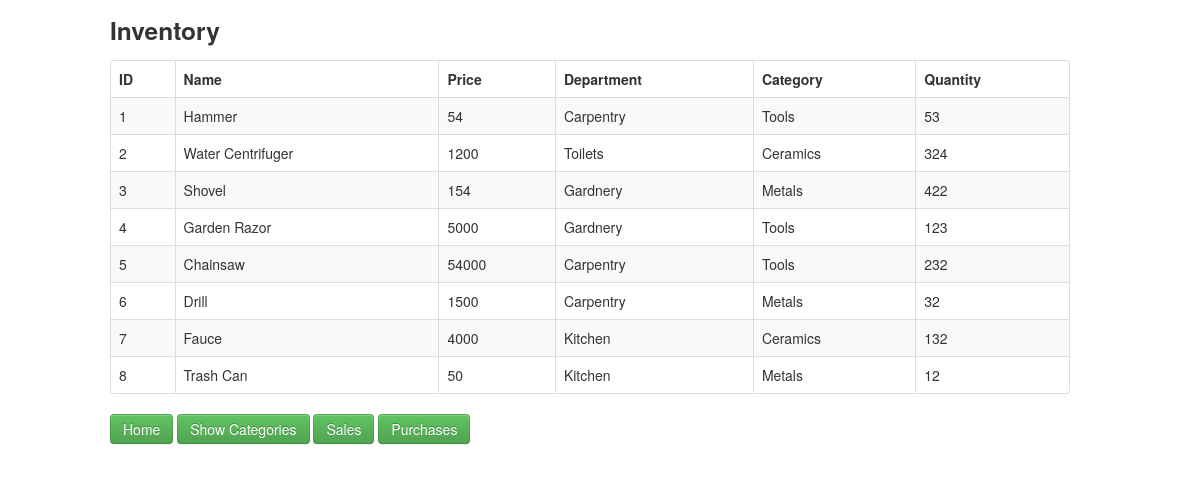
The page /Tarea1/inventory.php on the database as committed earlier.
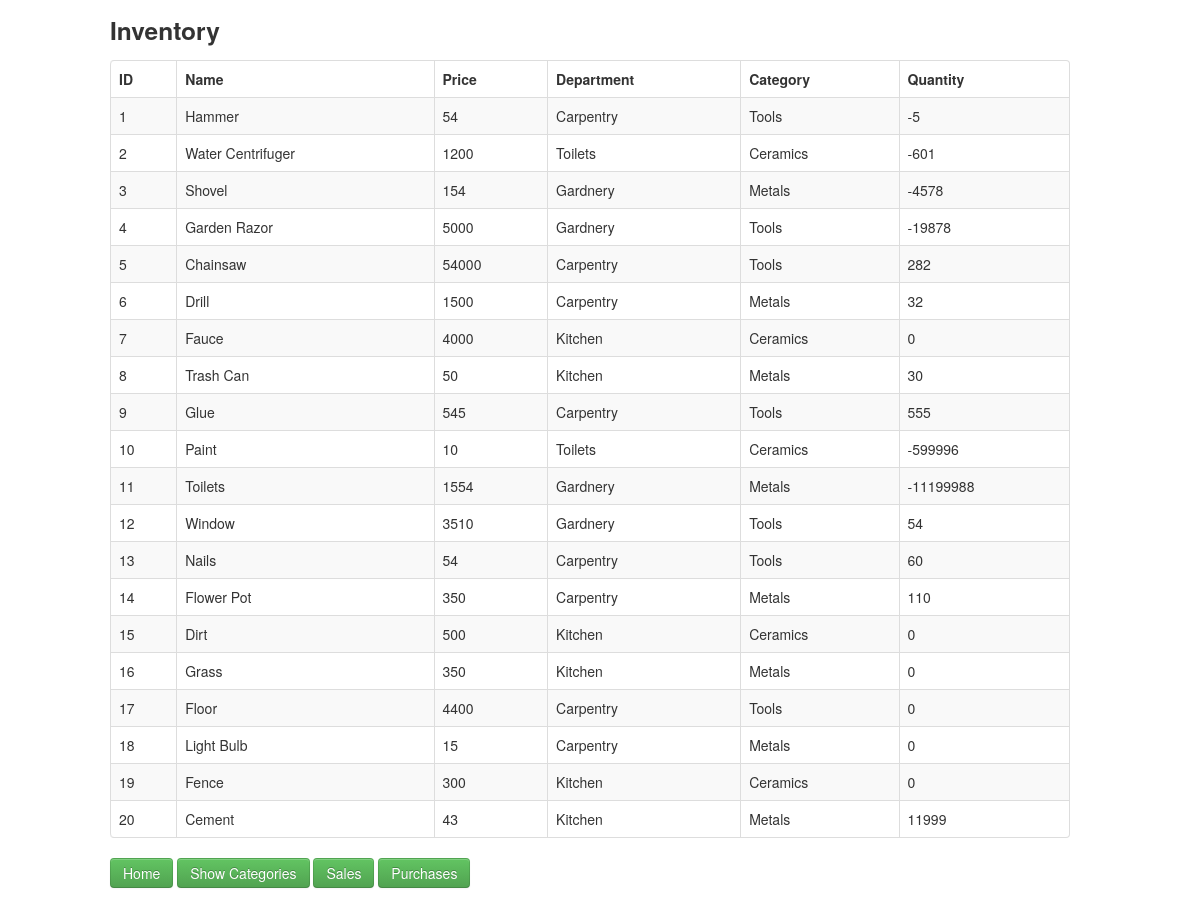
The same page on the database as committed later.
### tables this page shows
CREATE TABLE `product` (
  `Id` int(11) NOT NULL AUTO_INCREMENT,
  `name` varchar(30) DEFAULT NULL,
  `price` int(11) DEFAULT NULL,
  `department` int(11) DEFAULT NULL,
  `category` int(11) DEFAULT NULL,
  `orders` int(11) DEFAULT NULL,
  PRIMARY KEY (`Id`),
  KEY `department` (`department`),
  KEY `category` (`category`),
  CONSTRAINT `product_ibfk_1` FOREIGN KEY (`department`) REFERENCES `department` (`Id`) ON DELETE CASCADE ON UPDATE CASCADE,
  CONSTRAINT `product_ibfk_2` FOREIGN KEY (`category`) REFERENCES `category` (`Id`) ON DELETE CASCADE ON UPDATE CASCADE
);

CREATE TABLE `department` (
  `Id` int(11) NOT NULL AUTO_INCREMENT,
  `name` varchar(30) DEFAULT NULL,
  PRIMARY KEY (`Id`)
);

CREATE TABLE `category` (
  `Id` int(11) NOT NULL AUTO_INCREMENT,
  `name` varchar(30) DEFAULT NULL,
  PRIMARY KEY (`Id`)
);

CREATE TABLE `inventory` (
  `Id` int(11) NOT NULL AUTO_INCREMENT,
  `product` int(11) DEFAULT NULL,
  `quantity` int(11) DEFAULT NULL,
  PRIMARY KEY (`Id`),
  KEY `product` (`product`),
  CONSTRAINT `inventory_ibfk_1` FOREIGN KEY (`product`) REFERENCES `product` (`Id`) ON DELETE CASCADE ON UPDATE CASCADE
);

### Tarea1/inventory.php (the view, shortened to what this page needs)
<!DOCTYPE html>
<html lang="en">
	<head>
	    <link   href="css/bootstrap.min.css" rel="stylesheet">
	</head>
	<body>
	    <div class="container">
				<div class="row">
		   			<h3>Inventory</h3>
		   		</div>
				<div class="row">
					<table class="table table-striped table-bordered">
			            <thead>
			                <tr>
			                	<th>ID</th>
			                	<th>Name</th>
			                	<th>Price</th>
			                	<th>Department</th>
	                        	<th>Category</th>
	                        	<th>Quantity</th>
			                </tr>
			            </thead>
			            <tbody>
			              	<?php
						   	$pdo = Database::connect();
						   	$sql = 'SELECT product.Id, product.name, product.price, department.name AS "department", category.name AS "category", inventory.quantity FROM product INNER JOIN department ON product.department = department.Id INNER JOIN category on product.category = category.Id inner join inventory ON inventory.product = product.Id ORDER BY product.Id';
						   	foreach ($pdo->query($sql) as $row) {
								echo '<tr>';
	    					   	echo '<td>'. $row['Id'] . '</td>';
	    					  	echo '<td>'. $row['name'] . '</td>';
	    					  	echo '<td>'. $row['price'] . '</td>';
	    					  	echo '<td>'. $row['department'] . '</td>';
	    					  	echo '<td>'. $row['category'] . '</td>';
	    					  	echo '<td>'. $row['quantity'] . '</td>';
							  	echo '</tr>';
						    }
						  	?>
					    </tbody>
		            </table>
		            <p>
						<a href="index.php" class="btn btn-success">Home</a>
						<a href="showCategories.php" class="btn btn-success">Show Categories</a>
						<a href="sales.php" class="btn btn-success">Sales</a>
						<a href="purchase.php" class="btn btn-success">Purchases</a>
					</p>
	    	</div>
	    </div>
	</body>
</html>

Rows that differ between the two databases and show on the page:
changed product "Hammer": inventory.quantity "53" → "-5"
changed product "Water Centrifuger": inventory.quantity "324" → "-601"
changed product "Shovel": inventory.quantity "422" → "-4578"
changed product "Garden Razor": inventory.quantity "123" → "-19878"
changed product "Chainsaw": inventory.quantity "232" → "282"
changed product "Fauce": inventory.quantity "132" → "0"
changed product "Trash Can": inventory.quantity "12" → "30"
added product: Id "9", name "Glue", price "545", department.name "Carpentry", category.name "Tools", inventory.quantity "555"
added product: Id "10", name "Paint", price "10", department.name "Toilets", category.name "Ceramics", inventory.quantity "-599996"
added product: Id "11", name "Toilets", price "1554", department.name "Gardnery", category.name "Metals", inventory.quantity "-11199988"
added product: Id "12", name "Window", price "3510", department.name "Gardnery", category.name "Tools", inventory.quantity "54"
added product: Id "13", name "Nails", price "54", department.name "Carpentry", category.name "Tools", inventory.quantity "60"
added product: Id "14", name "Flower Pot", price "350", department.name "Carpentry", category.name "Metals", inventory.quantity "110"
added product: Id "15", name "Dirt", price "500", department.name "Kitchen", category.name "Ceramics", inventory.quantity "0"
added product: Id "16", name "Grass", price "350", department.name "Kitchen", category.name "Metals", inventory.quantity "0"
added product: Id "17", name "Floor", price "4400", department.name "Carpentry", category.name "Tools", inventory.quantity "0"
added product: Id "18", name "Light Bulb", price "15", department.name "Carpentry", category.name "Metals", inventory.quantity "0"
added product: Id "19", name "Fence", price "300", department.name "Kitchen", category.name "Ceramics", inventory.quantity "0"
added product: Id "20", name "Cement", price "43", department.name "Kitchen", category.name "Metals", inventory.quantity "11999"
